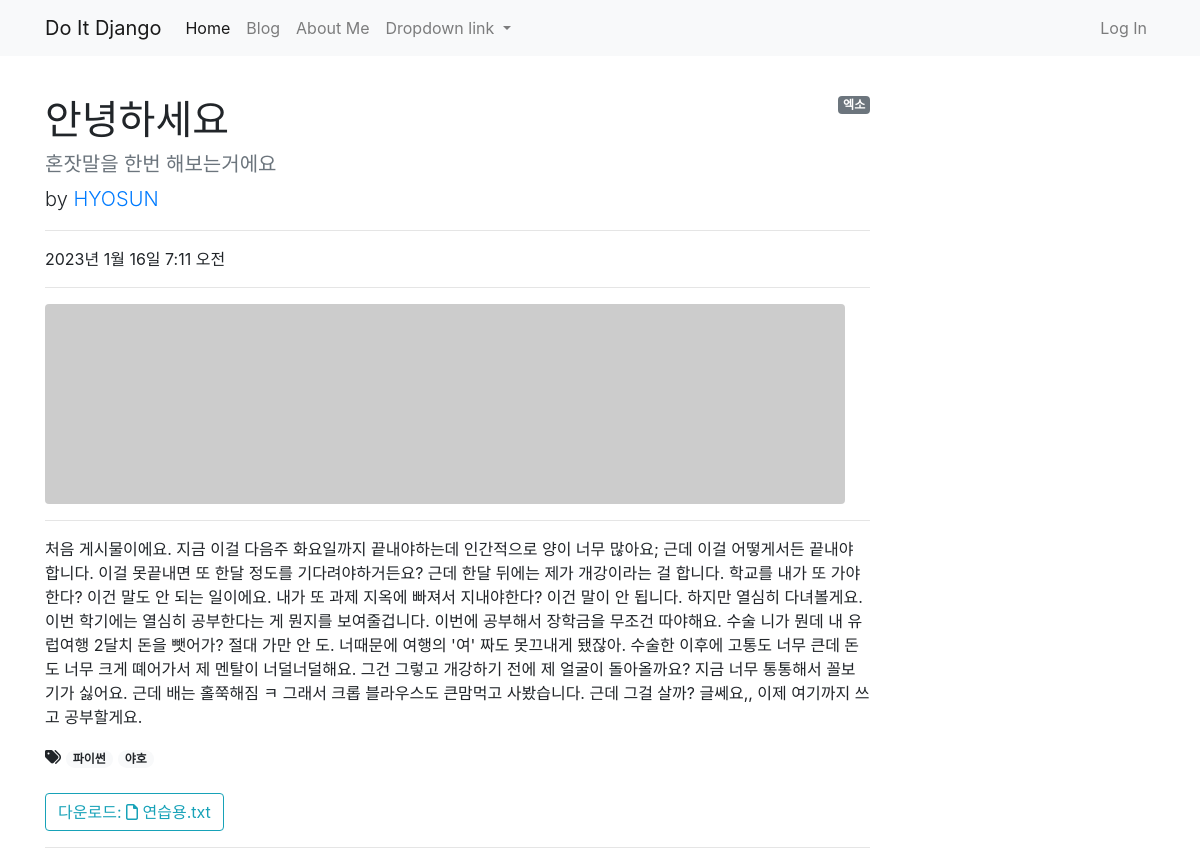
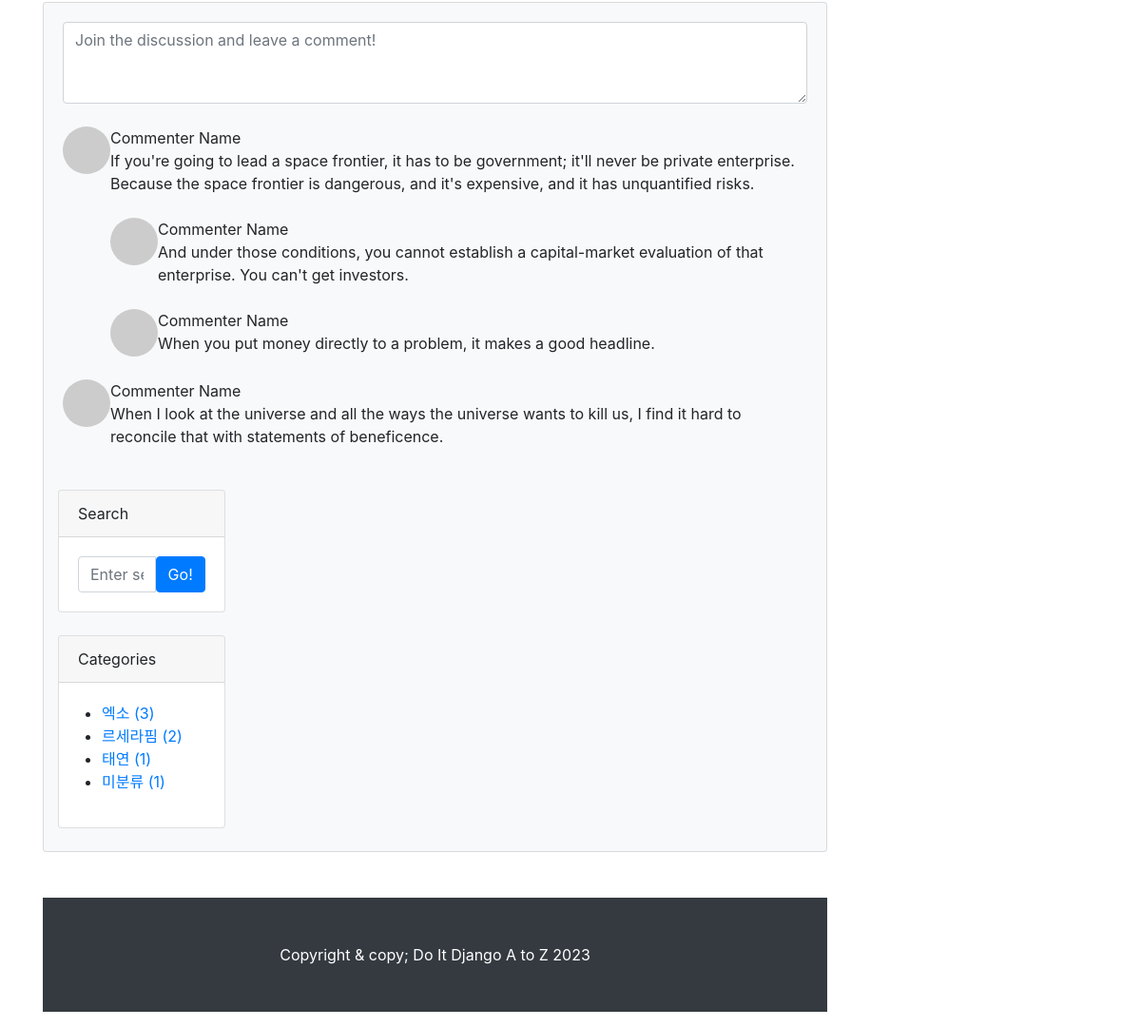
Page /blog/1/ on the committed database (2 pictures, top to bottom).
### blog/models.py (models this page shows, shortened)
class Post(models.Model):
    title = models.CharField(max_length=30) #제목
    hook_text = models.CharField(max_length=100, blank=True)
    content = models.TextField() #내용
    head_image = models.ImageField(upload_to='blog/images/%Y/%m/%d/', blank=True) #서로 다른 위치에 저장해야 시간 단축 가능 / blank=True는 필수 항목이 아니라는 뜻
    file_upload = models.FileField(upload_to='blog/files/%Y/%m/%d/', blank=True)
    created_at = models.DateTimeField(auto_now_add=True) #작성일
    updated_at = models.DateTimeField(auto_now=True)
    author = models.ForeignKey(User, null=True, on_delete=models.SET_NULL) #포스트의 작성자가 데베에서 삭제되면 작성자명을 빈칸으로 둔다
    category = models.ForeignKey(Category, null=True, blank=True, on_delete=models.SET_NULL)
    tags = models.ManyToManyField(Tag, blank=True)
    def get_file_name(self):
        return os.path.basename(self.file_upload.name)
    def get_file_ext(self): # 확장자
        return self.get_file_name().split('.')[-1]

class Category(models.Model):
    name = models.CharField(max_length=50, unique=True) # 카테고리 이름 / unique=True: 동일한 name을 갖는 카테고리를 만들 수 없다.
    slug = models.SlugField(max_length=200, unique=True, allow_unicode=True) # slugField : 사람이 읽을 수 있는 텍스트. 고유 URL을 만들고 싶을 때 주로 사용.
    def __str__(self):
        return self.name
    def get_absolute_url(self):
        return f'/blog/category/{self.slug}/'
    class Meta: #복수형 직접 입력
        verbose_name_plural = 'Categories'

class Tag(models.Model):
    name = models.CharField(max_length=50)
    slug = models.SlugField(max_length=200, unique=True, allow_unicode=True)
    def __str__(self):
        return self.name
    def get_absolute_url(self):
        return f'/blog/tag/{self.slug}/'

### blog/views.py (the view)
# urls.py: path('/<int:pk>/', views.PostDetail.as_view()),
class PostDetail(DetailView):
    model = Post
    def get_context_data(self, **kwargs):
        context = super(PostDetail, self).get_context_data()
        context['categories'] = Category.objects.all()
        context['no_category_post_count'] = Post.objects.filter(category=None).count()
        return context

### blog/templates/blog/post_detail.html (shortened to what this page needs)
{% extends 'blog/base.html' %}
{% block main_area %}
    <div id="post-area">
        {% if post.category %}
            <span class="badge badge-secondary float-right">{{ post.category }}</span>
        {% else %}
            <span class="badge badge-secondary float-right">미분류</span>
        {% endif %}
        <h1 class="mt-4">{{ post.title }}</h1>
        <h5 class="text-muted">{{ post.hook_text }}</h5>
        <p class="lead">
            by
            <a href="#">{{ post.author | upper }}</a>
        </p>
        <hr>
        <p>{{ post.created_at }}</p>
        <hr>
        {% if post.head_image %}
            <img class="img-fluid rounded" src="{{ post.head_image.url }}" alt="{{ post.title }} head_image"/>
        {% else %}
            <img class="img-fluid rounded" src="https://picsum.photos/seed/{{ post.id }}/800/200"
                 alt="random_image">
        {% endif %}
        <hr>
        <p>{{ post.content }}</p>
        {% if post.tags.exists %}
            <i class="fas fa-tags"></i>
            {% for tag in post.tags.iterator %}
                <a href="{{ tag.get_absolute_url }}"><span class="badge badge-pill badge-light">{{ tag }}</span></a>
            {% endfor %}
            <br/>
            <br/>
        {% endif %}
        {% if post.file_upload %}
            <a href="{{ post.file_upload.url }}" class="btn btn-outline-info" role="button" download>다운로드:
                {% if post.get_file_ext == 'csv' %}
                    <i class="fas fa-file-csv"></i>
                {% elif post.get_file_ext == 'xlsx' or post.get_file_ext == 'xls' %}
                    <i class="fas fa-file-excel"></i>
                {% elif post.get_file_ext == 'docx' or post.get_file_ext == 'doc' %}
                    <i class="fas fa-file-word"></i>
                {% else %}
                    <i class="far fa-file"></i>
                {% endif %}
                {{ post.get_file_name }}
            </a>
        {% endif %}
        <hr>
    </div>
    <div id="comment-area">
        <section class="mb-5">
            <div class="card bg-light">
                <div class="card-body">
                    <form class="mb-4"><textarea class="form-control" rows="3"
                                                 placeholder="Join the discussion and leave a comment!"></textarea>
                    </form>
                    <div class="d-flex mb-4">
                        <div class="flex-shrink-0"><img class="rounded-circle"
                                                        src="https://dummyimage.com/50x50/ced4da/6c757d.jpg"
                                                        alt="..."/></div>
                        <div class="ms-3">
                            <div class="fw-bold">Commenter Name</div>
                            If you're going to lead a space frontier, it has to be government; it'll never be
                            private enterprise. Because the space frontier is dangerous, and it's expensive, and it
                            has unquantified risks.
                            <div class="d-flex mt-4">
                                <div class="flex-shrink-0"><img class="rounded-circle"
                                                                src="https://dummyimage.com/50x50/ced4da/6c757d.jpg"
                                                                alt="..."/></div>
                                <div class="ms-3">
                                    <div class="fw-bold">Commenter Name</div>
                                    And under those conditions, you cannot establish a capital-market evaluation of
                                    that enterprise. You can't get investors.
                                </div>
                            </div>
                            <div class="d-flex mt-4">
                                <div class="flex-shrink-0"><img class="rounded-circle"
                                                                src="https://dummyimage.com/50x50/ced4da/6c757d.jpg"
                                                                alt="..."/></div>
                                <div class="ms-3">
                                    <div class="fw-bold">Commenter Name</div>
                                    When you put money directly to a problem, it makes a good headline.
                                </div>
                            </div>
                        </div>
                    </div>
                    <div class="d-flex">
                        <div class="flex-shrink-0"><img class="rounded-circle"
                                                        src="https://dummyimage.com/50x50/ced4da/6c757d.jpg"
                                                        alt="..."/></div>
                        <div class="ms-3">
                            <div class="fw-bold">Commenter Name</div>
                            When I look at the universe and all the ways the universe wants to kill us, I find it
                            hard to reconcile that with statements of beneficence.
                        </div>
                    </div>
{% endblock %}

### blog/templates/blog/base.html (shortened to what this page needs)
<!DOCTYPE html>
{% load static %}
<html>
<head>
    <link rel="stylesheet" href="{% static 'blog/bootstrap/bootstrap.min.css' %}" media="screen">
</head>
<body>
{% include 'blog/navbar.html' %}
<div class="container my-3">
    <div class="row">
        <div class="col-md-8 col-lg-9" id="main-area">
            {% block main_area %}
            {% endblock %}
        </div>
        <div class="col-md-4 col-lg-3">
            <div class="card my-4">
                <div class="card-header">Search</div>
                <div class="card-body">
                    <div class="input-group">
                        <input class="form-control" type="text" placeholder="Enter search term..."
                               aria-label="Enter search term..." aria-describedby="button-search"/>
                        <button class="btn btn-primary" id="button-search" type="button">Go!</button>
                    </div>
                </div>
            </div>
            <div class="card my-4" id="categories-card">
                <div class="card-header">Categories</div>
                <div class="card-body">
                    <div class="row">
                        <ul>
                            {% for category in categories %}
                                <li>
                                    <a href="{{ category.get_absolute_url }}">{{ category }} ({{ category.post_set.count }})</a>
                                </li>
                            {% endfor %}
                            <li>
                                <a href="/blog/category/no_category/">미분류 ({{ no_category_post_count }})</a>
                            </li>
                        </ul>
                    </div>
                </div>
            </div>
        </div>
    </div>
</div>
{% include 'blog/footer.html' %}
</body>
</html>

### rows in the picture
Post: category "엑소", title "안녕하세요", hook_text "혼잣말을 한번 해보는거에요", author "HYOSUN", created_at "2023년 1월 16일 7:11 오전", content "처음 게시물이에요. 지금 이걸 다음주 화요일까지 끝내야하는데 인간적으로 양이 너무 많아요; 근데 이걸 어떻게서든 끝내야 합니다. 이걸 못끝내면 또 한달 정도를 기다려야하거든요? 근데 한달 뒤에는 제가 개강이라는 걸 합니다. 학교를 내가 또 가야한다? 이건 말도 안 되는 일이에요. 내가 또 과제 지옥에 빠져서 지내야한다? 이건 말이 안 됩니다. 하지만 열심히 다녀볼게요. 이번 학기에는 열심히 공부한다는 게 뭔지를 보여줄겁니다. 이번에 공부해서 장학금을 무조건 따야해요. 수술 니가 뭔데 내 유럽여행 2달치 돈을 뺏어가? 절대 가만 안 도. 너때문에 여행의 '여' 짜도 못끄내게 됐잖아. 수술한 이후에 고통도 너무 큰데 돈도 너무 크게 뗴어가서 제 멘탈이 너덜너덜해요. 그건 그렇고 개강하기 전에 제 얼굴이 돌아올까요? 지금 너무 통통해서 꼴보기가 싫어요. 근데 배는 홀쭉해짐 ㅋ 그래서 크롭 블라우스도 큰맘먹고 사봤습니다. 근데 그걸 살까? 글쎄요,, 이제 여기까지 쓰고 공부할게요.", get_file_name "연습용.txt"
Tag: name "파이썬"
Tag: name "야호"
Category: name "엑소", post_set.count "3"
Category: name "르세라핌", post_set.count "2"
Category: name "태연", post_set.count "1"

### other values in the picture
{{ no_category_post_count }} "1"
